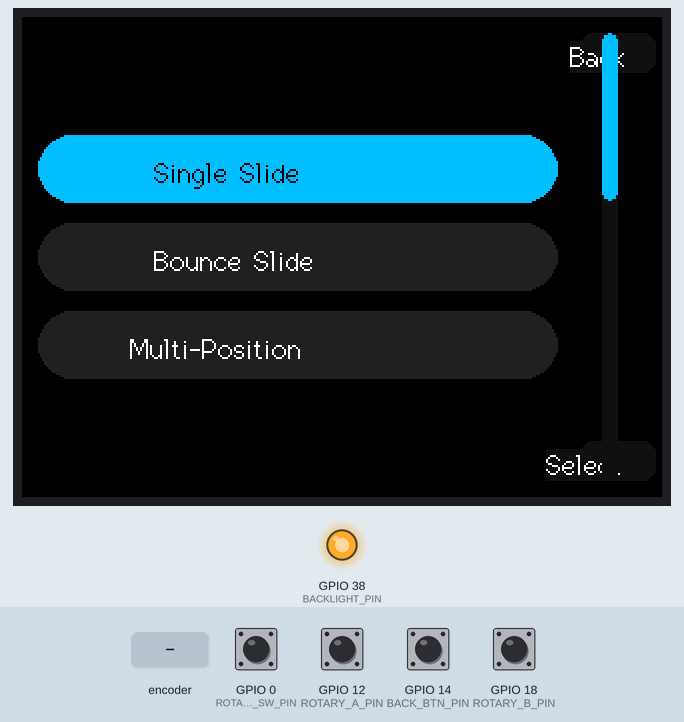
Bench run of a sketch on a simulated ESP32-S3. Parts: 320×240 colour display, output pins drawn as LEDs (lit = HIGH). The test bench sets the inputs (shaded band); at power-on: GPIO 0 (ROTARY_SW_PIN), GPIO 12 (ROTARY_A_PIN), GPIO 14 (BACK_BTN_PIN), GPIO 18 (ROTARY_B_PIN) HIGH.

Above: at 1.5 s.
1.6 s: rotary encoder on GPIO 0 (ROTARY_SW_PIN) / GPIO 18 (ROTARY_B_PIN) turned 3 steps (first pin leading)
Timing chart, 0 to 4.6 s (numbered marks = the images above; inputs shaded):
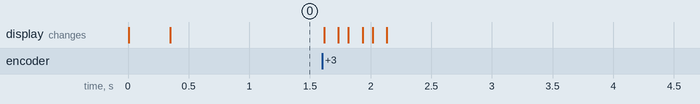

The sketch:

SliderPilot.ino
```cpp
#include <Arduino.h>
#include <TFT_eSPI.h>
TFT_eSPI tft = TFT_eSPI();       // single definition

#include "config.h"
#include "ui_helpers.h"

// Your other modules
#include "rotary_input.h"
#include "menu.h"
// If you use these, keep them included as before:
// #include "wizard_single_slide.h"
// #include "wizard_bounce_slide.h"
// #include "wizard_multi_slide.h"
// #include "wizard_timelapse.h"
// #include "settings_menu.h"
// #include "status_screen.h"
// #include "previous_slide.h"
// #include "manual_mode.h"

void setup() {
  // Keep GPIO15 safely low at boot (still keep the physical 10kΩ to GND)
  pinMode(15, INPUT_PULLDOWN);
  delay(5);

  // Backlight first
  backlightInit();
  backlightSet(BRIGHT_LEVEL);

  // TFT init
  tft.begin();
  tft.setRotation(1);

  // UI base
  uiBegin();

  // Inputs
  inputInit();   // from rotary_input.h (sets up CLK/DT/OK/BACK)

  // Draw main menu on boot
  drawMainMenu();
}

void loop() {
  // Read encoder/buttons
  handleRotary();   // or updateRotary()/pollInput() if that’s what your project uses

  // Menu state machine
  handleMainMenu();

  // Optional UI idle/dimmer (currently no-op)
  idleDimmerTick();
}
```

input_compat.h
```cpp
#pragma once
// Minimal compatibility shim: just include the real input
#include "rotary_input.h"
// No additional wrappers here — avoids redefinition of updateRotary()/pollInput()
```

menu.h
```cpp
#pragma once
#include "ui_helpers.h"
#include "rotary_input.h"
#include "input_compat.h"

// Forward declarations for the REAL screens (no stubs)
extern void runSingleSlideWizard();
extern void runBounceSlideWizard();
extern void runMultiPositionWizard();
extern void runTimelapseWizard();
extern void runPreviouslySavedScreen();
extern void openManualMode();
extern void openSettingsMenu();
extern void openStatusScreen();

// Menu items
static const char* mainMenu[] = {
  "Single Slide",
  "Bounce Slide",
  "Multi-Position",
  "Timelapse Mode",
  "Previously Set",
  "Manual Mode",
  "Settings",
  "Status"
};
static const int MAIN_MENU_COUNT = sizeof(mainMenu)/sizeof(mainMenu[0]);

// Selection state
static int currentMenuIndex = 0;
static int firstVisible      = 0;   // first row shown in the 3-slot window

// Where the right rail starts (for the scroll+tabs area)
static inline int rightGutter() { return tft.width() - UI::RIGHT_COL_W - UI::PAD; }

// Compute y-top for row i in 3-visible layout, centered vertically
static inline void computeRowTop(int i, int& outYTop) {
  const int innerLeft  = UI::PAD;
  const int innerRight = rightGutter();
  (void)innerLeft; (void)innerRight;

  const int totalVisH = 3*UI::ITEM_H + 2*UI::GAP;
  const int cy = tft.height()/2;
  outYTop = cy - totalVisH/2 + i*(UI::ITEM_H + UI::GAP);
}

// Draw the whole menu
static void drawMainMenu() {
  uiBegin();
  drawRightTabTop("Back");
  drawRightTabBottom("Select");

  for (int vis=0; vis<3; ++vis) {
    int idx = firstVisible + vis;
    if (idx < 0 || idx >= MAIN_MENU_COUNT) continue;
    int yTop; computeRowTop(vis, yTop);
    drawListItemRailAware(yTop, mainMenu[idx], (idx == currentMenuIndex));
  }
  drawSlimScroll(MAIN_MENU_COUNT, firstVisible, 3);
}

// Handle input and enter sub-screens
static void handleMainMenu() {
  // encoder movement → one move per detent (rotary_input already debounced)
  static int lastPos = getRotaryPosition();
  int p = getRotaryPosition();
  if (p != lastPos) {
    int delta = p - lastPos;
    lastPos = p;
    currentMenuIndex = constrain(currentMenuIndex + (delta>0 ? 1 : -1), 0, MAIN_MENU_COUNT-1);

    // maintain 3-row window so selected stays centered when possible
    if (currentMenuIndex < firstVisible+1) firstVisible = max(0, currentMenuIndex-1);
    if (currentMenuIndex > firstVisible+1) firstVisible = min(MAIN_MENU_COUNT-3, currentMenuIndex-1);

    drawMainMenu();
  }

  // short Back = do nothing (you asked Back-short=scroll in submenus only)
  // long Back = exit program (or ignore here — we’ll ignore to stay on menu)
  if (isBackPressedLong()) {
    // optional: soft reset or show a small toast; for now, just repaint
    drawMainMenu();
  }

  // OK = launch selected
  if (isSelectPressed()) {
    switch (currentMenuIndex) {
      case 0: runSingleSlideWizard();     break;
      case 1: runBounceSlideWizard();     break;
      case 2: runMultiPositionWizard();   break;
      case 3: runTimelapseWizard();       break;
      case 4: runPreviouslySavedScreen(); break;
      case 5: openManualMode();           break;
      case 6: openSettingsMenu();         break;
      case 7: openStatusScreen();         break;
      default: break;
    }
    // redraw menu when coming back
    drawMainMenu();
  }
}
```

rotary_input.h
```cpp
#pragma once
#include <Arduino.h>
#include "config.h"

// Map legacy names used by various modules to your finalized pins
#define ROTARY_A_PIN   ROTARY_CLK_PIN   // KY-040 CLK
#define ROTARY_B_PIN   ROTARY_DT_PIN    // KY-040 DT
#define ROTARY_SW_PIN  BTN_OK_PIN       // press switch on encoder
#define BACK_BTN_PIN   BTN_BACK_PIN     // separate BACK button

// Polarity configuration
static const bool ROTARY_SW_ACTIVE_LOW = true;   // KY-040 switch is usually active-LOW
static const bool BACK_BTN_ACTIVE_LOW  = true;

// Debounce timings
static const uint16_t DEBOUNCE_MS      = 15;
static const uint16_t LONG_PRESS_MS    = 650;

// ----- Internal state -----
static volatile int    g_accumPos = 0;      // running position for legacy getters
static volatile int    g_stepDelta = 0;     // delta since last read
static uint8_t         g_encState = 0;      // last 2-bit state
static uint8_t         g_encHalf  = 0;      // half-step coalescer for detent=1

// Button edge/hold tracking
static bool            g_okPrev = false;
static uint32_t        g_okLastChange = 0;
static bool            g_backPrev = false;
static uint32_t        g_backLastChange = 0;
static bool            g_backLongLatched = false;

// Helpers
inline bool phys_low(uint8_t pin){ return digitalRead(pin)==LOW;  }
inline bool phys_high(uint8_t pin){ return digitalRead(pin)==HIGH; }

// Read button raw with polarity
inline bool read_ok_down(){
  bool raw = digitalRead(ROTARY_SW_PIN)==LOW;
  return ROTARY_SW_ACTIVE_LOW ? raw : !raw;
}
inline bool read_back_down(){
  bool raw = digitalRead(BACK_BTN_PIN)==LOW;
  return BACK_BTN_ACTIVE_LOW ? raw : !raw;
}

// Public API expected by the rest of the app
inline void inputInit(){
  pinMode(ROTARY_A_PIN,  INPUT_PULLUP);
  pinMode(ROTARY_B_PIN,  INPUT_PULLUP);
  pinMode(ROTARY_SW_PIN, INPUT_PULLUP);
  pinMode(BACK_BTN_PIN,  INPUT_PULLUP);

  // Initialize encoder state
  uint8_t a = digitalRead(ROTARY_A_PIN);
  uint8_t b = digitalRead(ROTARY_B_PIN);
  g_encState = ((a?1:0) << 1) | (b?1:0);

  g_accumPos = 0;
  g_stepDelta = 0;
  g_okPrev = false;
  g_backPrev = false;
  g_okLastChange = millis();
  g_backLastChange = millis();
  g_backLongLatched = false;
}

// Quadrature table: returns -1,0,+1 per transition
static inline int8_t quadStep(uint8_t prev, uint8_t curr){
  // Gray-code transitions
  // 00->01 +1, 01->11 +1, 11->10 +1, 10->00 +1
  // reverse are -1; anything else is 0
  if (prev == curr) return 0;
  switch ((prev<<2)|curr){
    case 0b0001:
    case 0b0111:
    case 0b1110:
    case 0b1000: return +1;
    case 0b0010:
    case 0b0100:
    case 0b1101:
    case 0b1011: return -1;
    default: return 0;
  }
}

// Call this every loop() to update encoder/buttons
inline void handleRotary(){
  // --- Encoder ---
  uint8_t a = digitalRead(ROTARY_A_PIN) ? 1 : 0;
  uint8_t b = digitalRead(ROTARY_B_PIN) ? 1 : 0;
  uint8_t curr = (a<<1) | b;

  int8_t step = quadStep(g_encState, curr);
  g_encState = curr;

  // Coalesce 2 half-steps into one detent (typical KY-040 behavior)
  if (step != 0){
    g_encHalf += (step>0 ? 1 : 3); // 1 forward, 3 backward mod 4
    g_encHalf &= 0x03;
    // Only update on every 2 transitions (0 -> 2 -> 0)
    // Simpler: accumulate raw transitions and only emit on even count
    static int8_t rawSum=0;
    rawSum += (step>0 ? 1 : -1);
    if (abs(rawSum) >= 2){
      int dir = (rawSum>0) ? +1 : -1;
      g_accumPos += dir;
      g_stepDelta += dir;
      rawSum = 0;
    }
  }

  // --- OK button (edge + debounce) ---
  bool nowOK = read_ok_down();
  uint32_t ms = millis();
  if (nowOK != g_okPrev){
    if ((ms - g_okLastChange) > DEBOUNCE_MS){
      g_okPrev = nowOK;
      g_okLastChange = ms;
    }
  }

  // --- BACK button (edge + debounce + long) ---
  bool nowBK = read_back_down();
  if (nowBK != g_backPrev){
    if ((ms - g_backLastChange) > DEBOUNCE_MS){
      g_backPrev = nowBK;
      g_backLastChange = ms;
      if (!nowBK){
        // released: clear long latch after release
        g_backLongLatched = false;
      }
    }
  }else{
    // held logic for long-press
    if (nowBK && !g_backLongLatched){
      if ((ms - g_backLastChange) >= LONG_PRESS_MS){
        g_backLongLatched = true; // will report true once and then latch
      }
    }
  }
}

// Read and clear delta (preferred by menus to move one per detent)
inline int getEncoderDelta(){
  int d = g_stepDelta;
  g_stepDelta = 0;
  return d;
}

// Legacy aliases used by older code
inline int getRotaryDelta(){ return getEncoderDelta(); }
inline int getRotaryPosition(){ return g_accumPos; }

// Buttons
inline bool isSelectPressed(){
  static bool prevReported=false;
  bool down = read_ok_down();
  bool edge = false;
  // positive edge (press)
  if (down && !prevReported){
    // ensure it’s stable per debounce
    if ((millis() - g_okLastChange) > DEBOUNCE_MS){
      edge = true;
      prevReported = true;
    }
  }
  if (!down) prevReported=false;
  return edge;
}

// Short back press: return true on press edge
inline bool isBackPressed(){
  static bool prevRep=false;
  bool down = read_back_down();
  bool edge=false;
  if (down && !prevRep){
    if ((millis() - g_backLastChange) > DEBOUNCE_MS){
      edge = true;
      prevRep = true;
    }
  }
  if (!down) prevRep=false;
  return edge;
}

// Long back press (some screens might still call this)
inline bool isBackPressedLong(){
  if (g_backLongLatched){
    g_backLongLatched = false; // consume
    return true;
  }
  return false;
}

// For compatibility with earlier glue layers
inline void updateRotary(){ handleRotary(); }
inline void pollInput(){ handleRotary(); }
```

ui_helpers.h
```cpp
#pragma once
#include <Arduino.h>
#include <TFT_eSPI.h>
#include "config.h"

// fonts (built-in, simple & consistent)
inline void fontBody()  { tft.setTextFont(2); }
inline void fontLabel() { tft.setTextFont(2); }

// cheap text metrics (avoid getTextBounds due to builds)
inline int textWidth(const char* s){ return (int)strlen(s) * 12; }
inline int fontHeight(){ return 16; }

// main UI clear
inline void uiBegin(){
  tft.fillScreen(Theme::BG);
  tft.setTextColor(Theme::TEXT, Theme::BG);
  fontBody();
}

// optional no-op dimmer
inline void idleDimmerTick(){}

// Slim right scrollbar, sized for a 3-row list area
inline void drawSlimScroll(int totalItems, int firstVisible, int visibleRows){
  int railX = tft.width() - UI::RIGHT_COL_W/2 - 4; // centered in right column
  int railH = tft.height() - 2*UI::PAD;
  int railY = UI::PAD;

  // rail
  tft.fillRoundRect(railX-4, railY, 8, railH, 4, Theme::ELEV_2);

  // compute thumb
  int thumbH = max(22, (railH * visibleRows) / max(visibleRows, totalItems));
  int maxFirst = max(0, totalItems - visibleRows);
  int thumbY = railY + ((maxFirst==0)?0 : (railH - thumbH) * clampT(firstVisible,0,maxFirst) / max(1,maxFirst));

  tft.fillRoundRect(railX-4, thumbY, 8, thumbH, 4, Theme::ACCENT);
}

// pill list item respecting right rail
inline void drawPillTextCentered(int yTop, const char* label, bool selected) {
  int left = UI::PAD;
  int right = tft.width() - UI::RIGHT_COL_W - UI::PAD;
  int w = right - left;
  int h = UI::ITEM_H;

  uint16_t bg = selected ? Theme::ACCENT : Theme::ELEV_1;
  uint16_t fg = selected ? Theme::BG : Theme::TEXT;

  tft.fillRoundRect(left, yTop, w, h, h/2, bg);

  fontBody();
  tft.setTextColor(fg, bg);
  int tw = textWidth(label);
  int cx = left + (w - tw)/2;
  int cy = yTop + (h - fontHeight())/2 + 2;
  tft.setCursor(cx, cy);
  tft.print(label);
}

// public wrapper used by menus/wizards
inline void drawListItemRailAware(int yTop, const char* label, bool selected){
  drawPillTextCentered(yTop, label, selected);
}

// centered progress (nice bar)
inline void drawCenteredProgress(int pct){
  int left = UI::PAD;
  int right = tft.width() - UI::RIGHT_COL_W - UI::PAD;
  int w = right - left;
  int h = 18;
  int y = (tft.height() - h)/2;

  tft.fillRoundRect(left-1, y-1, w+2, h+2, h/2, Theme::ELEV_2);
  int fillW = (w * clampT(pct,0,100))/100;
  tft.fillRoundRect(left, y, fillW, h, h/2, Theme::ACCENT);
}

// Right-side “tab” hints some screens still call.
// Top tab (Back)
inline void drawRightTabTop(const char* txt){
  int tabW = UI::RIGHT_COL_W - 6;
  int x = tft.width() - UI::RIGHT_COL_W + 3;
  int y = UI::PAD;
  int h = 20;
  // simple rounded pill
  tft.fillRoundRect(x, y, tabW, h, 6, Theme::ELEV_2);
  fontLabel();
  tft.setTextColor(Theme::TEXT, Theme::ELEV_2);
  int tw = textWidth(txt);
  int cx = x + (tabW - tw)/2;
  int cy = y + (h - fontHeight())/2 + 2;
  tft.setCursor(cx, cy);
  tft.print(txt);
}

// Bottom tab (Select)
inline void drawRightTabBottom(const char* txt){
  int tabW = UI::RIGHT_COL_W - 6;
  int x = tft.width() - UI::RIGHT_COL_W + 3;
  int h = 20;
  int y = tft.height() - UI::PAD - h;
  tft.fillRoundRect(x, y, tabW, h, 6, Theme::ELEV_2);
  fontLabel();
  tft.setTextColor(Theme::TEXT, Theme::ELEV_2);
  int tw = textWidth(txt);
  int cx = x + (tabW - tw)/2;
  int cy = y + (h - fontHeight())/2 + 2;
  tft.setCursor(cx, cy);
  tft.print(txt);
}
```

config.h
```cpp
#pragma once
#include <Arduino.h>
#include <TFT_eSPI.h>

// The global display object is defined in SlidePilot.ino
extern TFT_eSPI tft;

// -------------------- Pins (final mapping you’re using) --------------------
#define TMC_DIR_PIN     25
#define TMC_STEP_PIN    26
#define TMC_UART_RX     13   // TMC RX to ESP TX (GPIO13)
#define TMC_UART_TX     17   // TMC TX to ESP RX (GPIO17)

#define I2C_SDA_PIN     21   // AS5600
#define I2C_SCL_PIN     22

#define ROTARY_CLK_PIN  12   // KY-040 CLK
#define ROTARY_DT_PIN   18   // KY-040 DT
#define BTN_OK_PIN       0   // MENU/OK
#define BTN_BACK_PIN    14   // BACK

// Backlight pin (T-Display S3 LCD_BL is GPIO38)
#define BACKLIGHT_PIN   38
#define BRIGHT_LEVEL   255   // on/off for now

// Convert AS5600 angle (0..4095) to microsteps on the motor
#define STEPS_PER_ANGLE   ((float)MICROSTEPS_PER_REV / 4096.0f)

// Safe, quick reposition speed to the first point (clamped by MAX_SPEED_STEPS)
#define REHOME_SPEED_STEPS  (min((int)MAX_SPEED_STEPS, 12000))

// -------------------- Backlight control (single source of truth) ---------
inline void backlightInit() {
  pinMode(BACKLIGHT_PIN, OUTPUT);
  digitalWrite(BACKLIGHT_PIN, HIGH);  // ON early
}
inline void backlightSet(uint8_t level) {
  digitalWrite(BACKLIGHT_PIN, (level > 0) ? HIGH : LOW);
}

// -------------------- Theme (minimal colors used elsewhere) --------------
struct Theme {
  static constexpr uint16_t BG      = TFT_BLACK;
  static constexpr uint16_t TEXT    = TFT_WHITE;
  static constexpr uint16_t TEXT_DIM= 0x8410; // gray
  static constexpr uint16_t PRIMARY = 0x7BEF; // mid gray-blue
  static constexpr uint16_t ACCENT  = 0x05FF; // cyan-ish
  static constexpr uint16_t SEP     = 0x3186; // darker gray for rails
  static constexpr uint16_t ELEV_1  = 0x2104; // subtle surface
  static constexpr uint16_t ELEV_2  = 0x1082; // deeper shadow
};

// -------------------- UI constants shared across files -------------------
namespace UI {
  static const int PAD         = 8;
  static const int ITEM_H      = 34;     // keep consistent
  static const int GAP         = 10;
  static const int RIGHT_COL_W = 44;     // rail + tabs
}

// -------------------- Small helpers available everywhere -----------------
template<typename T>
static inline T clampT(T v, T lo, T hi) { return (v < lo) ? lo : (v > hi) ? hi : v; }
```
